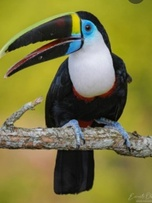
#> input picture Clase1/images/tucan.jpg, 152 x 203 px, shrunk from 272 x 363 before the run
$ jupyter execute --allow-errors histogram_ecualization.ipynb
#> lines starting #> are read from the running program, lines starting #| are printed output that depends on the picture
[cell 1]
import torch
import matplotlib.pyplot as plt
from PIL import Image
import torchvision.transforms as T

# [55 lines left out: function plot_image_and_histogram, not called in this run]

[cell 2]
from PIL import Image
import torchvision.transforms as T
import torch
import matplotlib.pyplot as plt

# [14 lines left out: function histogram_equalization, not called in this run]

[cell 3]
from PIL import Image
import torchvision.transforms as T
import torch
import matplotlib.pyplot as plt

# [32 lines left out: functions equalize_channel, equalize_image, not called in this run]

[cell 4]
import torch
from torchvision.transforms.functional import rgb_to_grayscale, to_tensor, to_pil_image

# [43 lines left out: function adaptive_hist_equalization, not called in this run]

[cell 5]
import torch

# [18 lines left out: function tone_adjustment, not called in this run]

[cell 6]
import torch
import torch.nn.functional as F

# [5 lines left out: function linear_blur, not called in this run]

[cell 7]
# [6 lines left out: function sharpen_image, not called in this run]

[cell 8]
import cv2
import numpy as np
from torchvision.transforms import ToPILImage, ToTensor

# [5 lines left out: function edge_preserving_smooth, not called in this run]

[cell 9]
def binarize_image(img_tensor, threshold=0.5):
    return (img_tensor > threshold).float()

[cell 10]
# [6 lines left out: function dilate_image, not called in this run]

[cell 11]
# [23 lines left out: function distance_transform, not called in this run]

[cell 12]
# [18 lines left out: function connected_components, not called in this run]

import matplotlib.pyplot as plt
import matplotlib.cm as cm
import torch

# [18 lines left out: function plot_connected_components, not called in this run]

[cell 13]
from PIL import Image
import torchvision.transforms as T

img_path = "images/tucan.jpg"

image = Image.open(img_path).convert("RGB")  # Asegura formato RGB
#> image is the input picture: PIL image 152x203 RGB; mean R, G, B 123, 119.3, 64.1
#> (the rest of this cell did not finish here and is left out)

#> (a cell that did not finish here is left out)

#> (a cell that did not finish here is left out)

[cell 16]
img_path = "images/garza.png"
image = Image.open(img_path).convert("L")
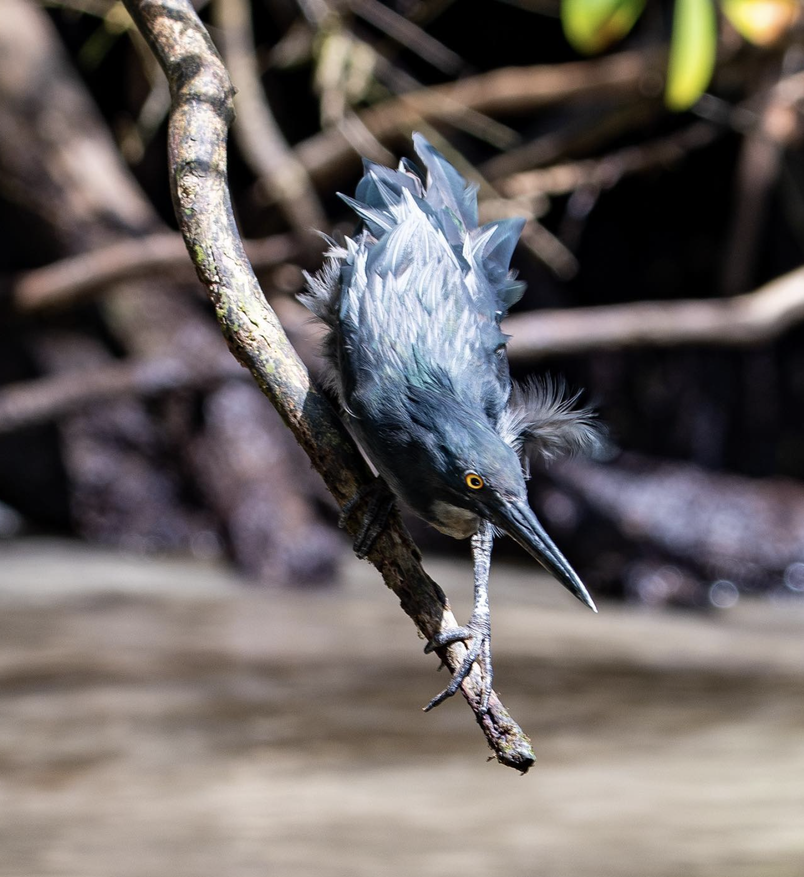
#> input picture Clase1/images/garza.png, 804 x 877 px, shrunk from 1436 x 1566 before the run
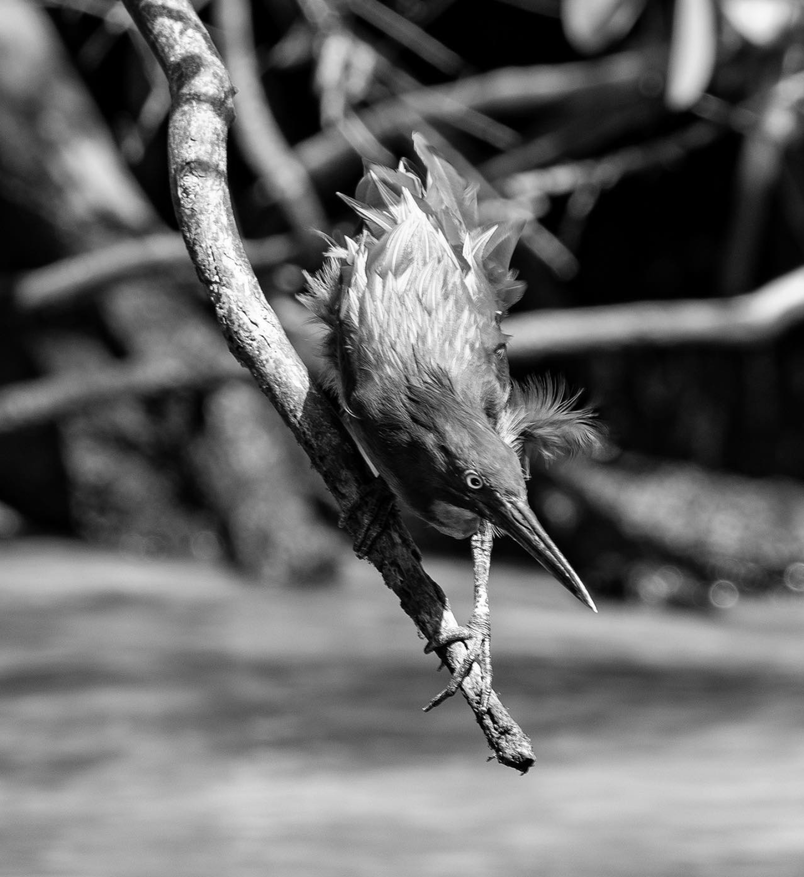
#> image: PIL image 804x877 L; min 0, max 255, mean 102.2
#> (the rest of this cell did not finish here and is left out)
